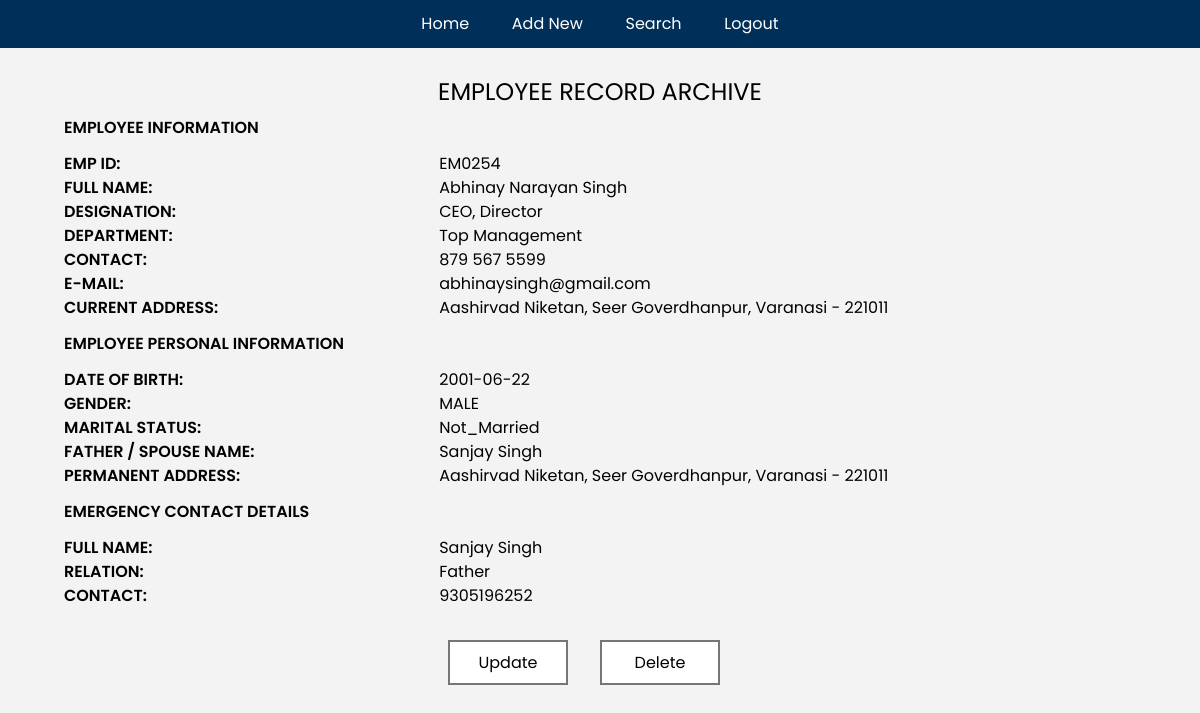
/pages/archive.php?id=18 (signed in), run on the app's committed database.
### tables this page shows
CREATE TABLE `archive` (
  `ID` int(11) NOT NULL,
  `empId` varchar(255) NOT NULL,
  `empName` varchar(255) NOT NULL,
  `designation` varchar(255) NOT NULL,
  `department` varchar(255) NOT NULL,
  `contact` varchar(255) NOT NULL,
  `eMail` varchar(255) NOT NULL,
  `currentAddress` varchar(255) NOT NULL,
  `dateOfBirth` date NOT NULL,
  `gender` varchar(11) NOT NULL,
  `maritalStatus` varchar(255) NOT NULL,
  `familyMember` varchar(255) NOT NULL,
  `permanentAddress` varchar(255) NOT NULL,
  `emContactPerson` varchar(255) NOT NULL,
  `emRelation` varchar(255) NOT NULL,
  `emContact` varchar(255) NOT NULL
);

### pages/archive.php (the view, shortened to what this page needs)
<!DOCTYPE html>
<html lang="en">
<head>
    <link rel="stylesheet" href="../CSS/reset.css">
    <link rel="stylesheet" href="../CSS/utility.css">
    <link rel="stylesheet" href="../CSS/style.css">
</head>
<body>
    <nav>
        <ul class="flexC nav">
            <li><a href="./record.php">Home</a></li>
            <li><a href="./addnew.php">Add New</a></li>
            <li><a href="./search.php">Search</a></li>
            <li><a href="./logout.php">Logout</a></li>
        </ul>
    </nav>
    <h1>EMPLOYEE RECORD ARCHIVE</h1>
    <main>
        <section class="heading">
            <div class="archive">
                <h3>EMPLOYEE INFORMATION</h3>
                <?php
                $id = $_GET['id'];
                $query = "SELECT * FROM archive where id=$id";
                $result = mysqli_query($GLOBALS["conn"], $query);
                while ($row = mysqli_fetch_array($result)) {
                ?>
                    <div class="sec">
                        <div class="theading">
                            <h2>EMP ID:</h2>
                        </div>
                        <div class="tdetail">
                            <p><?php echo $row['empId']
                                ?></p>
                        </div>
                    </div>
                    <div class="sec">
                        <div class="theading">
                            <h2>FULL NAME:</h2>
                        </div>
                        <div class="tdetail">
                            <p><?php echo $row[2]
                                ?></p>
                        </div>
                    </div>
                    <div class="sec">
                        <div class="theading">
                            <h2>designation:</h2>
                        </div>
                        <div class="tdetail">
                            <p><?php echo $row[3] ?></p>
                        </div>
                    </div>
                    <div class="sec">
                        <div class="theading">
                            <h2>DEPARTMENT:</h2>
                        </div>
                        <div class="tdetail">
                            <p><?php echo $row[4] ?></p>
                        </div>
                    </div>
                    <div class="sec">
                        <div class="theading">
                            <h2>contact:</h2>
                        </div>
                        <div class="tdetail">
                            <p><?php echo $row[5] ?></p>
                        </div>
                    </div>
                    <div class="sec">
                        <div class="theading">
                            <h2>e-mail:</h2>
                        </div>
                        <div class="tdetail">
                            <p><?php echo $row[6] ?></p>
                        </div>
                    </div>
                    <div class="sec">
                        <div class="theading">
                            <h2>current address:</h2>
                        </div>
                        <div class="tdetail">
                            <p><?php echo $row[7] ?></p>
                        </div>
                    </div>
                    <h3>EMPLOYEE PERSONAL INFORMATION</h3>
                    <div class="sec">
                        <div class="theading">
                            <h2>DATE OF BIRTH:</h2>
                        </div>
                        <div class="tdetail">
                            <p><?php echo $row[8] ?></p>
                        </div>
                    </div>
                    <div class="sec">
                        <div class="theading">
                            <h2>Gender:</h2>
                        </div>
                        <div class="tdetail">
                            <p><?php echo $row[9] ?></p>
                        </div>
                    </div>
                    <div class="sec">
                        <div class="theading">
                            <H2>Marital Status: </H2>
                        </div>
                        <div class="tdetail">
                            <p><?php echo $row[10] ?></p>
                        </div>
                    </div>
                    <div class="sec">
                        <div class="theading">
                            <h2>FATHER / spouse NAME:</h2>
                        </div>
                        <div class="tdetail">
                            <p><?php echo $row[11] ?></p>
                        </div>
                    </div>
                    <div class="sec">
                        <div class="theading">
                            <h2>permanent address:</h2>
                        </div>
                        <div class="tdetail">
                            <p><?php echo $row[12] ?></p>
                        </div>
                    </div>
                    <h3>EMERGENCY CONTACT DETAILS</h3>
                    <div class="sec">
                        <div class="theading">
                            <h2>FULL NAME:</h2>
                        </div>
                        <div class="tdetail">
                            <p><?php echo $row[13] ?></p>
                        </div>
                    </div>
                    <div class="sec">
                        <div class="theading">
                            <h2>RELATION:</h2>
                        </div>
                        <div class="tdetail">
                            <p><?php echo $row[14] ?></p>
                        </div>
                    </div>
                    <div class="sec">
                        <div class="theading">
                            <h2>Contact:</h2>
                        </div>
                        <div class="tdetail">
                            <p><?php echo $row[15] ?></p>
                        </div>
                    </div>
                <?php
                }
                ?>
            </div>
        </section>
    </main>
    <div class="flexC archiveButton">
        <div class="action flexC">
            <button type="submit"><a href="./update.php?id=<?php echo $GLOBALS['id'] ?>">Update</a></button>
        </div>
        <div class="action flexC">
            <form action="../wp-admin.php?id=<?php echo $GLOBALS['id'] ?>" method="POST" style="padding: 0;">
                <button type="submit" name="delete">Delete</button>
            </form>
        </div>
    </div>
</body>
</html>

### CSS/utility.css (style rules this page uses)
main { grid-area: Main; }
:root { --darkBlue: #003059; --pbg: #f3f3f3; --blue: #0073ec; --fontColour: #444444; --white: #ffffff; --black: black; }
html, a, button, input { font-family: poppins; color: var(--black); font-size: 1rem; }
button { color: var(--black); background: none; border: none; }
h1 { font-size: 1.5rem; text-align: center; }
p { line-height: 120%; }
.flexC { display: flex; justify-content: center; align-items: center; }

### CSS/style.css (style rules this page uses)
html { background-color: var(--pbg); }
main { margin: 0 4rem; background-color: var(--pbg); }
form { padding: 2rem; width: 100%; }
button { background-color: var(--white); padding: .5rem 4rem; margin: 2rem 0; }
.archive h2 { text-transform: uppercase; font-weight: 600; padding: .25rem 0; }
.archive h3 { padding: 1rem 0; }
.sec { display: flex; justify-content: space-between; }
.theading { max-width: 30%; }
.tdetail { width: 65%; }
.archive p { padding: .15rem 0; }
.action button:nth-of-type(1) { margin-right: 2rem; }
.action button { border: 2px solid rgb(118, 118, 118); width: 120px; text-align: center; padding:0; padding: .5rem 0; }
h3 { font-weight: 600; padding: 1rem 0; }
nav { background-color: var(--darkBlue); margin-bottom: 2rem; }
.nav { margin-bottom: 2rem; justify-content: space-around; max-width: 400px; margin: auto; padding: 1rem 0; }
.nav li a { color: white; padding: 1rem .75rem; }

### data on the page
archive: empId "EM0254", empName "Abhinay Narayan Singh", designation "CEO, Director", department "Top Management", contact "879 567 5599", eMail "abhinaysingh@gmail.com", currentAddress "Aashirvad Niketan, Seer Goverdhanpur, Varanasi - 221011", dateOfBirth "2001-06-22", gender "MALE", maritalStatus "Not_Married", familyMember "Sanjay Singh", permanentAddress "Aashirvad Niketan, Seer Goverdhanpur, Varanasi - 221011", emContactPerson "Sanjay Singh", emRelation "Father", emContact "9305196252"
